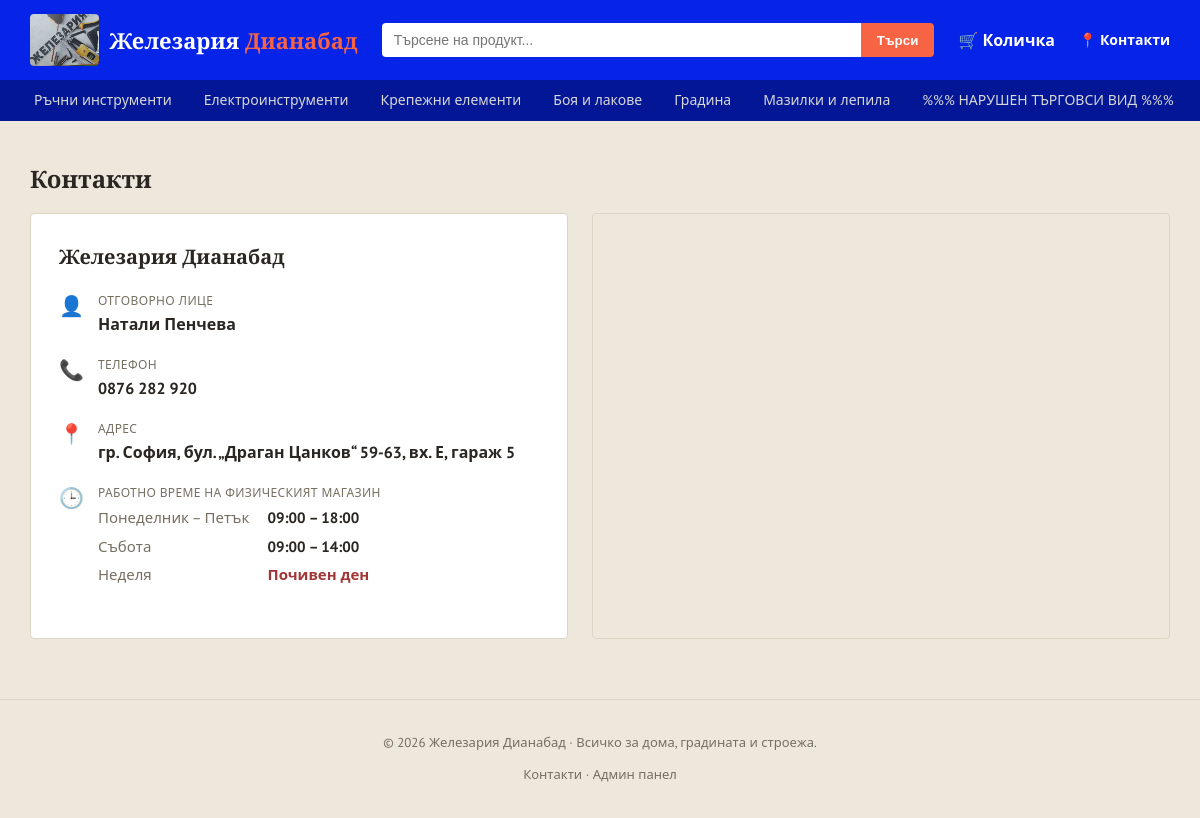
Screenshot of /contacts with the database file from the repository.
### models.py (models this page shows, shortened)
class Category(db.Model):
    __tablename__ = 'categories'
    id = db.Column(db.Integer, primary_key=True)
    name = db.Column(db.String(100), nullable=False, unique=True)
    image_url = db.Column(db.String(300), default='')
    products = db.relationship('Product', backref='category', lazy=True)

### app.py (the view)
@app.route('/contacts')
def contacts():
    categories = Category.query.all()
    return render_template('contacts.html', categories=categories)

### app.py (called while the page is built)
@app.context_processor
def inject_whatsapp_number():
    return {'whatsapp_number': app.config['WHATSAPP_NUMBER'], 'asset_version': app.config['ASSET_VERSION']}

@app.context_processor
def inject_category_icons():
    return {'category_icons': CATEGORY_ICONS}

### templates/contacts.html (shortened to what this page needs)
{% extends 'base.html' %}
{% block content %}
<h1 class="page-title">Контакти</h1>
<div class="contacts-layout">
    <div class="contact-card">
        <h2>Железария Дианабад</h2>
        <div class="contact-row">
            <span class="contact-icon">👤</span>
            <div>
                <div class="contact-label">Отговорно лице</div>
                <div class="contact-value">Натали Пенчева</div>
            </div>
        </div>
        <div class="contact-row">
            <span class="contact-icon">📞</span>
            <div>
                <div class="contact-label">Телефон</div>
                <a href="tel:+359876282920" class="contact-value">0876 282 920</a>
            </div>
        </div>
        <div class="contact-row">
            <span class="contact-icon">📍</span>
            <div>
                <div class="contact-label">Адрес</div>
                <div class="contact-value">гр. София, бул. „Драган Цанков“ 59-63, вх. Е, гараж 5</div>
            </div>
        </div>
        <div class="contact-row">
            <span class="contact-icon">🕒</span>
            <div>
                <div class="contact-label">Работно време на физическият магазин</div>
                <table class="working-hours">
                    <tr><td>Понеделник – Петък</td><td>09:00 – 18:00</td></tr>
                    <tr><td>Събота</td><td>09:00 – 14:00</td></tr>
                    <tr><td>Неделя</td><td class="closed">Почивен ден</td></tr>
                </table>
            </div>
        </div>
    </div>
    <div class="contact-map">
        <iframe
            src="https://www.google.com/maps?q={{ 'гр. София, бул. Драган Цанков 59-63' | urlencode }}&output=embed"
            width="100%" height="100%" style="border:0;" allowfullscreen="" loading="lazy">
        </iframe>
    </div>
</div>
{% endblock %}

### templates/base.html (shortened to what this page needs)
<!DOCTYPE html>
<html lang="bg">
<head>
<link rel="stylesheet" href="{{ url_for('static', filename='css/style.css') }}?v={{ asset_version }}">
</head>
<body>
<header class="topbar">
    <div class="topbar-inner">
        <a href="{{ url_for('index') }}" class="brand">
            <img src="{{ url_for('static', filename='img/brand/logo.png') }}" alt="Железария Дианабад" class="brand-logo">
            <span class="brand-text">Железария <span>Дианабад</span></span>
        </a>
        <form class="search-form" action="{{ url_for('search') }}" method="get">
            <input type="text" name="q" placeholder="Търсене на продукт..." value="{{ q if q else '' }}">
            <button type="submit">Търси</button>
        </form>
        <a href="{{ url_for('cart_view') }}" class="cart-link">
            🛒 Количка
            {% set cart = session.get('cart', {}) %}
        </a>
        <a href="{{ url_for('contacts') }}" class="contacts-link">📍 Контакти</a>
    </div>
    <nav class="categories-nav">
        {% for c in categories %}
            <a href="{{ url_for('category_view', category_id=c.id) }}">{{ c.name }}</a>
        {% endfor %}
    </nav>
</header>
<main class="container">
    {% block content %}{% endblock %}
</main>
<footer class="footer">
    <p>© 2026 Железария Дианабад · Всичко за дома, градината и строежа.</p>
    <p><a href="{{ url_for('contacts') }}">Контакти</a> · <a href="{{ url_for('admin_dashboard') }}">Админ панел</a></p>
</footer>
</body>
</html>

### static/css/style.css (style rules this page uses)
:root { --steel: #0623e8; --steel-dark: #031696; --accent: #f66444; --accent-dark: #bf4e35; --highlight: #d9a441; --bg: #ede7dc; --card-bg: #ffffff; --border: #ddd4c3; --text: #2a2622; --text-light: #766f62; --success: #4b7a51; --danger: #a23636; --radius: 4px; }
* { box-sizing: border-box; }
body { margin: 0; font-family: 'PT Sans', 'Segoe UI', Roboto, Arial, sans-serif; background: var(--bg); color: var(--text); line-height: 1.5; }
h1, h2, h3, .brand, .hero h1 { font-family: 'Bitter', Georgia, serif; }
a { color: inherit; text-decoration: none; }
.container { max-width: 1180px; margin: 0 auto; padding: 24px 20px 60px; }
.topbar { background: var(--steel); color: #fff; }
.topbar-inner { max-width: 1180px; margin: 0 auto; padding: 14px 20px; display: flex; align-items: center; gap: 24px; }
.brand { font-size: 22px; font-weight: 700; color: #fff; white-space: nowrap; display: flex; align-items: center; gap: 10px; }
.brand-text span { color: var(--accent); }
.brand-logo { height: 52px; width: auto; border-radius: 4px; display: block; }
.search-form { flex: 1; display: flex; }
.search-form input { flex: 1; padding: 9px 12px; border: none; border-radius: var(--radius) 0 0 var(--radius); font-size: 14px; }
.search-form button { padding: 9px 16px; background: var(--accent); color: #fff; border: none; border-radius: 0 var(--radius) var(--radius) 0; cursor: pointer; font-weight: 600; }
.cart-link { position: relative; color: #fff; font-weight: 600; white-space: nowrap; }
.contacts-link { color: #fff; font-weight: 600; white-space: nowrap; font-size: 14px; }
.categories-nav { background: var(--steel-dark); display: flex; gap: 4px; overflow-x: auto; padding: 0 20px; }
.categories-nav a { color: #d8d8d8; padding: 10px 14px; font-size: 14px; white-space: nowrap; }
.page-title { font-size: 24px; margin-bottom: 16px; }
.footer { text-align: center; padding: 20px; color: var(--text-light); font-size: 13px; border-top: 1px solid var(--border); }
.contacts-layout { display: flex; gap: 24px; flex-wrap: wrap; align-items: stretch; }
.contact-card { flex: 1 1 320px; background: var(--card-bg); border: 1px solid var(--border); border-radius: var(--radius); padding: 28px; }
.contact-card h2 { margin-top: 0; margin-bottom: 20px; font-size: 20px; }
.contact-row { display: flex; gap: 14px; align-items: flex-start; margin-bottom: 20px; }
.contact-icon { font-size: 20px; line-height: 1.4; }
.contact-label { font-size: 12px; color: var(--text-light); text-transform: uppercase; letter-spacing: .03em; margin-bottom: 2px; }
.contact-value { font-size: 16px; font-weight: 600; color: var(--text); }
.working-hours { border-collapse: collapse; margin-top: 2px; }
.working-hours td { padding: 3px 0; font-size: 15px; font-weight: 600; color: var(--text); }
.working-hours td:first-child { padding-right: 18px; font-weight: 400; color: var(--text-light); }
.working-hours .closed { color: var(--danger); }
.contact-map { flex: 1 1 360px; min-height: 320px; border-radius: var(--radius); overflow: hidden; border: 1px solid var(--border); }

### rows the page displays
Category: name "Ръчни инструменти"
Category: name "Електроинструменти"
Category: name "Крепежни елементи"
Category: name "Боя и лакове"
Category: name "Градина"
Category: name "Мазилки и лепила"
Category: name "%%% НАРУШЕН ТЪРГОВСИ ВИД %%%"
